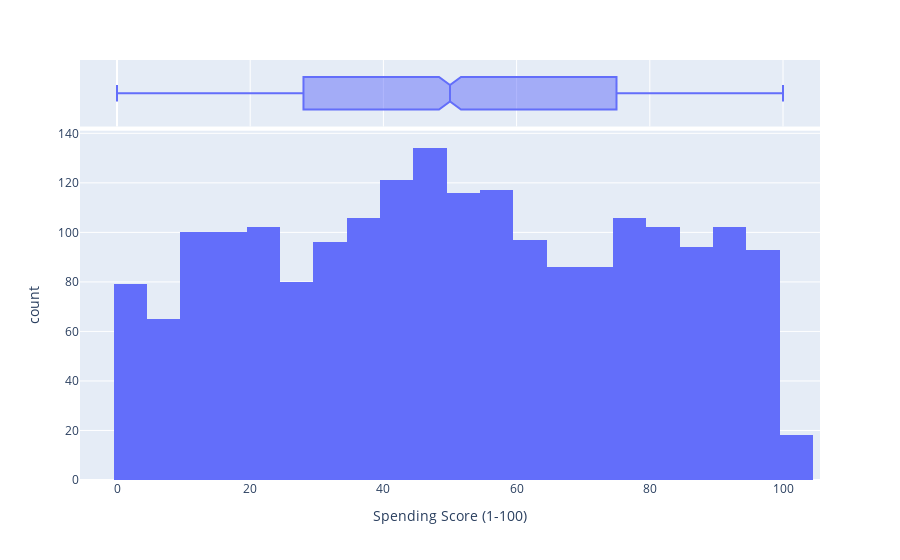

Notebook source saved alongside this figure:
### Code cell
# Create a histogram of the 'Spending Score (1-100)' column, and include the box plot to show the distribution
fig = px.histogram(df, x='Spending Score (1-100)', marginal='box')

# Display the plot
fig.show()

### Figure 1 — Plotly figure (JSON) as saved in the notebook; plotly's stock layout.template omitted (floating-point values rounded to 4 significant figures; data arrays with more than 128 entries replaced by an {"elided": "..."} marker saying what was removed)
{"data": [{"alignmentgroup": "True", "bingroup": "x", "hovertemplate": "Spending Score (1-100)=%{x}<br>count=%{y}<extra></extra>", "legendgroup": "", "marker": {"color": "#636efa", "pattern": {"shape": ""}}, "name": "", "offsetgroup": "", "orientation": "v", "showlegend": false, "type": "histogram", "x": {"elided": "2000 int values"}, "xaxis": "x", "yaxis": "y"}, {"alignmentgroup": "True", "hovertemplate": "Spending Score (1-100)=%{x}<extra></extra>", "legendgroup": "", "marker": {"color": "#636efa"}, "name": "", "notched": true, "offsetgroup": "", "showlegend": false, "type": "box", "x": {"elided": "2000 int values"}, "xaxis": "x2", "yaxis": "y2"}], "layout": {"barmode": "relative", "legend": {"tracegroupgap": 0}, "margin": {"t": 60}, "xaxis": {"anchor": "y", "domain": [0, 1], "title": {"text": "Spending Score (1-100)"}}, "xaxis2": {"anchor": "y2", "domain": [0, 1], "matches": "x", "showgrid": true, "showticklabels": false}, "yaxis": {"anchor": "x", "domain": [0, 0.8316], "title": {"text": "count"}}, "yaxis2": {"anchor": "x2", "domain": [0.8416, 1], "matches": "y2", "showgrid": false, "showline": false, "showticklabels": false, "ticks": ""}}}
